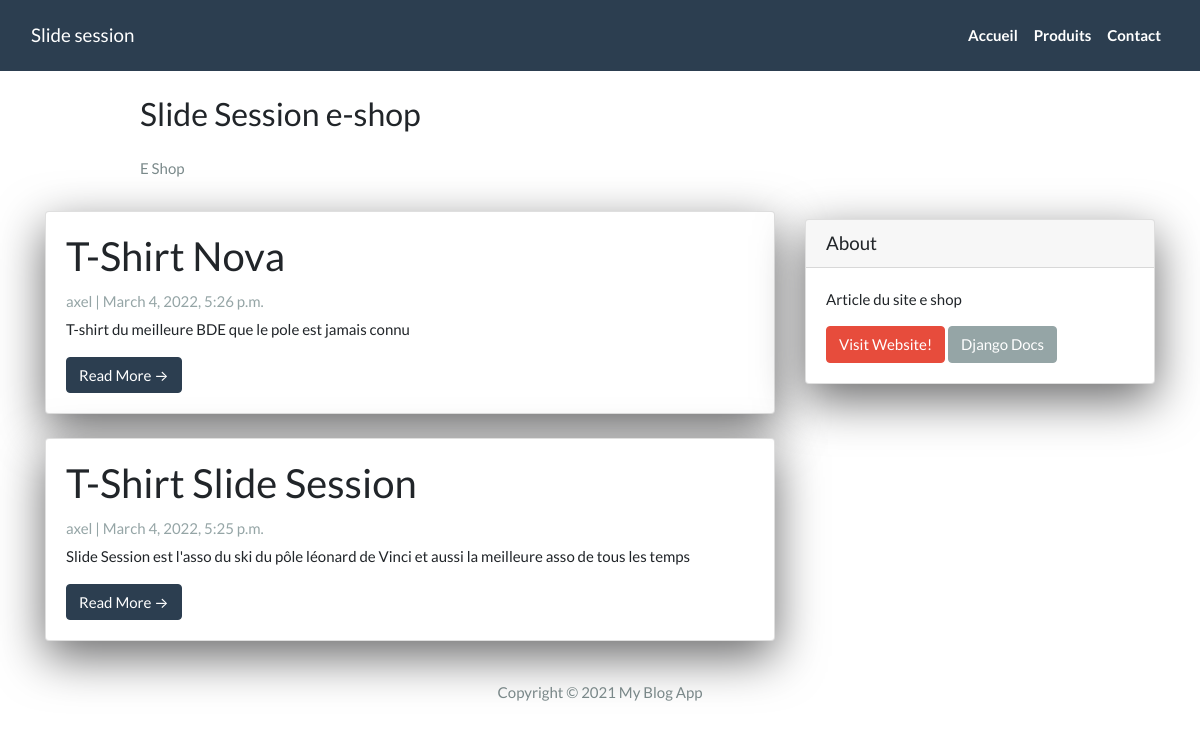
The page / on the database its author committed.
### App/models.py (models this page shows, shortened)
class Post(models.Model):
  title =  models.CharField(max_length=200, unique=True)
  slug =   models.SlugField(max_length=200, unique=True)
  author = models.ForeignKey(User, on_delete=models.CASCADE, related_name='blog_posts')
  created_on = models.DateTimeField(auto_now_add=True)
  updated_on = models.DateTimeField(auto_now=True)
  content = models.TextField()
  status = models.IntegerField(choices=STATUS, default=0)
  class Meta:
    ordering = ['-created_on']

### App/views.py (the view)
# urls.py: path('', views.PostList.as_view(), name="home"),
class PostList(generic.ListView):
  queryset = Post.objects.filter(status=1).order_by('-created_on')
  template_name = 'index.html'

### App/templates/index.html (shortened to what this page needs)
{% extends "base.html" %}
{% block content %}
<header class="masthead">
  <div class="container">
    <div class="row">
      <div class=" col-md-8 col-md-10 mx-auto">
        <div class="site-heading">
          <h3 class=" site-heading my-4 mt-3 text-black"> Slide Session e-shop </h3>
          <p class="text-dark">E Shop </p>
        </div>
      </div>
    </div>
  </div>
</header>
<div class="container">
  <div class="row">
    <div class="col-md-8 mt-3 left">
      {% for post in post_list %}
      <div class="card mb-4">
        <div class="card-body">
          <h2 class="card-title">{{ post.title }}</h2>
          <p class="card-text text-muted h6">{{ post.author }} | {{ post.created_on}} </p>
          <p class="card-text">{{post.content|slice:":200"}}</p>
          <a href="{% url 'post_detail' post.slug  %}" class="btn btn-primary">Read More &rarr;</a>
        </div>
      </div>
      {% endfor %}
    </div>
    {% block sidebar %}
    {% include 'sidebar.html' %}
    {% endblock sidebar %}
  </div>
</div>
{%endblock%}

### App/templates/base.html (shortened to what this page needs)
<!DOCTYPE html>
<html>
<head>
  <link rel="stylesheet" href="https://stackpath.bootstrapcdn.com/bootswatch/4.5.2/flatly/bootstrap.min.css">
</head>
<body>
  <nav class="navbar navbar-expand-lg navbar-dark bg-primary" id="mainNav">
    <div class="container-fluid">
      <a class="navbar-brand" href="{% url 'home' %}">Slide session</a>
      <div class="collapse navbar-collapse" id="navbarResponsive">
        <ul class="navbar-nav ml-auto">
          <li class="nav-item text-black">
            <a class="nav-link text-black font-weight-bold" href="#">Accueil</a>
          </li>
          <li class="nav-item text-black">
            <a class="nav-link text-black font-weight-bold" href="#">Produits</a>
          </li>
          <li class="nav-item text-black">
            <a class="nav-link text-black font-weight-bold" href="#">Contact</a>
          </li>
        </ul>
      </div>
    </div>
  </nav>
  {% block content %}{% endblock content %}
  <footer class="py-3 bg-grey">
    <p class="m-0 text-dark text-center ">Copyright &copy; 2021 My Blog App </p>
  </footer>
</body>
</html>

### App/templates/sidebar.html (shortened to what this page needs)
{% block sidebar %}
<div class="col-md-4 float-right ">
  <div class="card my-4">
    <h5 class="card-header">About</h5>
    <div class="card-body">
      <p class="card-text"> Article du site e shop </p>
      <a href="#" class="btn btn-danger">Visit Website!</a>
      <a href="https://docs.djangoproject.com/en/3.1/" class="btn btn-secondary">Django Docs</a>
    </div>
  </div>
</div>
{% endblock sidebar %}

### App/templates/sidebar.html (style rules this page uses)
.card { box-shadow: 0 16px 48px #6a6a6b; }

### rows shown on the page
Post: title "T-Shirt Nova", author "axel", created_on "March 4, 2022, 5:26 p.m.", content "T-shirt du meilleure BDE que le pole est jamais connu"
Post: title "T-Shirt Slide Session", author "axel", created_on "March 4, 2022, 5:25 p.m.", content "Slide Session est l'asso du ski du pôle léonard de Vinci et aussi la meilleure asso de tous les temps"
